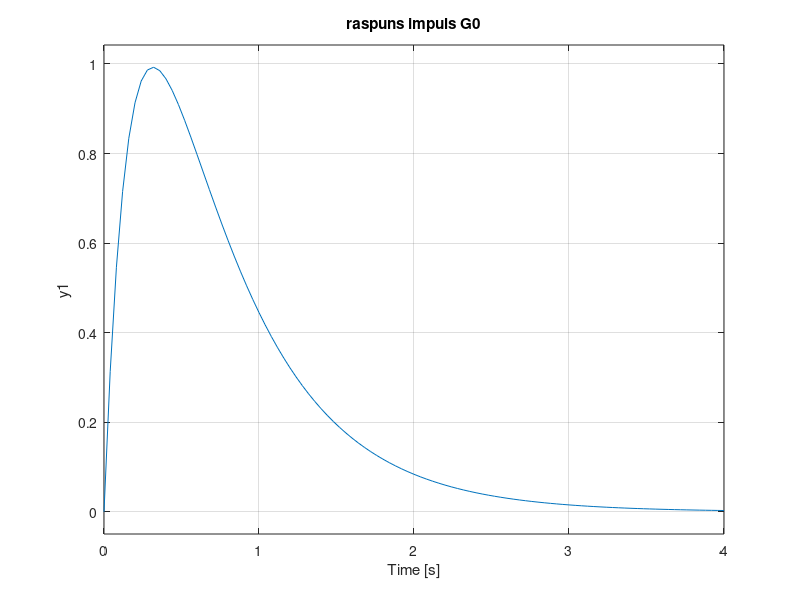

The MATLAB script that drew this image:
% G0(s) = (s^2 + 7s + 18) / (s^2 + 7s + 9)  - bucla inchisa

num0 = [1 7 18];
den0 = [1 7 9];
G0 = tf(num0, den0);

% a. spatiu de stare pentru S-function (vezi G0sfun.m)
%    in Simulink: bloc S-Function cu Name='G0sfun', Parameters=''
%                 conectat la bloc Impulse (Signal Builder) si Scope
[A, B, C, D] = tf2ss(num0, den0);

% verificare rapida - raspuns impuls direct din tf
figure(1)
impulse(G0)
title('raspuns impuls G0')

% b. observabilitate
sys = ss(A, B, C, D);

fprintf('A = \n'); disp(A)
fprintf('B = \n'); disp(B)
fprintf('C = \n'); disp(C)
fprintf('D = %g\n', D)

M_obs = obsv(A, C);
fprintf('\nmatricea de observabilitate:\n'); disp(M_obs)
fprintf('det(obsv) = %.4f\n', det(M_obs))

if det(M_obs) ~= 0
    fprintf('sistemul este OBSERVABIL\n')
else
    fprintf('sistemul NU este observabil\n')
end
